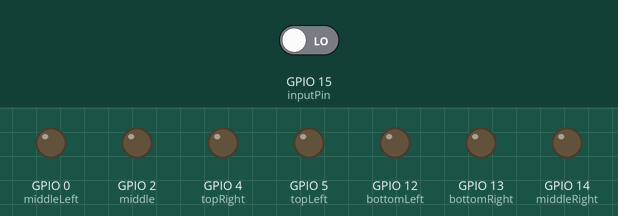
Bench run of a sketch on a simulated ESP8266 (Wemos D1 mini). On the bench: output pins drawn as LEDs (lit = HIGH). Inputs (shaded band) come from the test bench; at power-on: GPIO 15 (inputPin) LOW. Random numbers use the default seed unless the sketch sets one.

Above: at 1.2 s.
1.3 s: GPIO 15 (inputPin) driven HIGH
At 7.4 s:
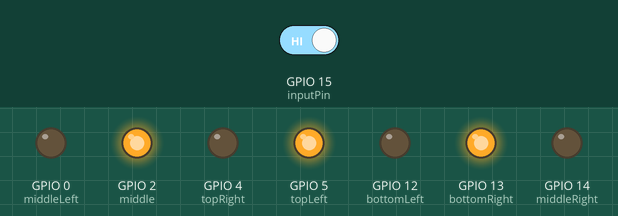
At 17.5 s:
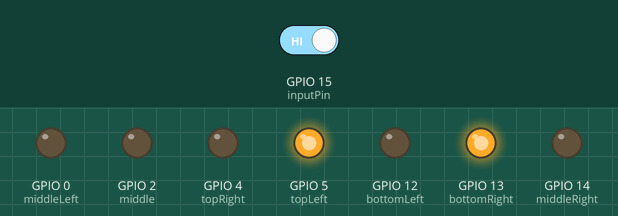
Timing chart, 0 to 27.8 s (numbered marks = the images above; inputs shaded):
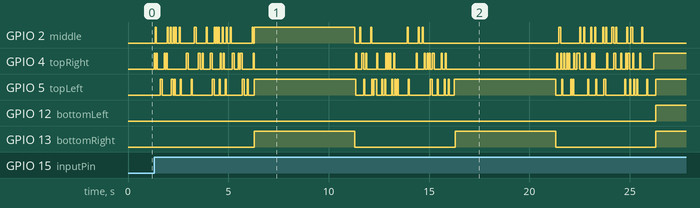

The sketch:

ElectronicDice.ino
```cpp
int topLeft = 5;
int topRight = 4;
int middleLeft = 0;
int middle = 2;
int middleRight = 14;
int bottomLeft = 12;
int bottomRight = 13;

int trigger = 0;

long r;

int inputPin = 15;

void clearPins();
void one();
void two();
void three();
void four();
void five();
void six();
void randomRoll(int roll);

void setup() {
  randomSeed(analogRead(0));

  pinMode(topLeft, OUTPUT);
  pinMode(topRight, OUTPUT);
  pinMode(middleLeft, OUTPUT);
  pinMode(middle, OUTPUT);
  pinMode(middleRight, OUTPUT);
  pinMode(bottomLeft, OUTPUT);
  pinMode(bottomRight, OUTPUT);

  pinMode(inputPin, INPUT);
}

void loop() {
  if (digitalRead(inputPin) == HIGH && trigger == 0) {
    trigger = 1;
    r = random(1, 7);

    int rolling;
    for (rolling = 0; rolling < 100; rolling++) {
    randomRoll(50);
    }


    if (r == 1) {
      one();
    }
    if (r == 2) {
      two();
    }
    if (r == 3) {
      three();
    }
    if (r == 4) {
      four();
    }
    if (r == 5) {
      five();
    }
    if (r == 6) {
      six();
    }
    delay(5000);
    clearPins();
    trigger = 0;
  }
}

void clearPins() {
  digitalWrite(topLeft, LOW);
  digitalWrite(topRight, LOW);
  digitalWrite(middleLeft, LOW);
  digitalWrite(middle, LOW);
  digitalWrite(middleRight, LOW);
  digitalWrite(bottomLeft, LOW);
  digitalWrite(bottomRight, LOW);
}

void one() {
  digitalWrite(middle, HIGH);
}

void two() {
  digitalWrite(topLeft, HIGH);
  digitalWrite(bottomRight, HIGH);
}

void three() {
  digitalWrite(topLeft, HIGH);
  digitalWrite(middle, HIGH);
  digitalWrite(bottomRight, HIGH);
}

void four() {
  digitalWrite(topLeft, HIGH);
  digitalWrite(topRight, HIGH);
  digitalWrite(bottomLeft, HIGH);
  digitalWrite(bottomRight, HIGH);
}

void five() {
  digitalWrite(topLeft, HIGH);
  digitalWrite(topRight, HIGH);
  digitalWrite(middle, HIGH);
  digitalWrite(bottomLeft, HIGH);
  digitalWrite(bottomRight, HIGH);
}

void six() {
  digitalWrite(topLeft, HIGH);
  digitalWrite(topRight, HIGH);
  digitalWrite(middleLeft, HIGH);
  digitalWrite(middleRight, HIGH);
  digitalWrite(bottomLeft, HIGH);
  digitalWrite(bottomRight, HIGH);
}

void randomRoll(int roll) {
  int r;
  r = random(1, 8);
  digitalWrite(r, HIGH);
  if (roll > 0) {
    delay(roll);
  }
  else if (roll == 0) {
    do {}
    while (1);
  }
  digitalWrite(r, LOW);
}
```

Measured:
- after the input at 1.3 s, GPIO 12 (bottomLeft): LOW → HIGH after 25.0 s; GPIO 13 (bottomRight): alternates HIGH for 5.0 s and LOW for 5.0 s, starting after 5.0 s
